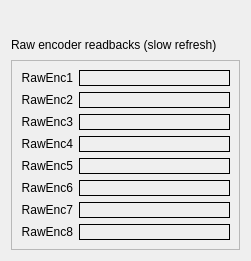
<?xml version="1.0" encoding="UTF-8"?>
<ui version="4.0">
 <class>Frame</class>
 <widget class="QFrame" name="Frame">
  <property name="geometry">
   <rect>
    <x>0</x>
    <y>0</y>
    <width>251</width>
    <height>261</height>
   </rect>
  </property>
  <property name="windowTitle">
   <string>Frame</string>
  </property>
  <layout class="QVBoxLayout" name="verticalLayout">
   <item>
    <layout class="QVBoxLayout" name="verticalLayout_2">
     <item>
      <widget class="QELabel" name="rbv_4">
       <property name="sizePolicy">
        <sizepolicy hsizetype="Preferred" vsizetype="Preferred">
         <horstretch>0</horstretch>
         <verstretch>0</verstretch>
        </sizepolicy>
       </property>
       <property name="minimumSize">
        <size>
         <width>100</width>
         <height>16</height>
        </size>
       </property>
       <property name="toolTip">
        <string>Readback</string>
       </property>
       <property name="autoFillBackground">
        <bool>true</bool>
       </property>
       <property name="variable" stdset="0">
        <string>$(PBRICK):NAME</string>
       </property>
       <property name="variableAsToolTip">
        <bool>false</bool>
       </property>
       <property name="styleSheet">
        <string notr="true"/>
       </property>
      </widget>
     </item>
     <item>
      <widget class="QLabel" name="label">
       <property name="text">
        <string>Raw encoder readbacks (slow refresh)</string>
       </property>
       <property name="wordWrap">
        <bool>false</bool>
       </property>
      </widget>
     </item>
    </layout>
   </item>
   <item>
    <widget class="QFrame" name="frame">
     <property name="frameShape">
      <enum>QFrame::StyledPanel</enum>
     </property>
     <property name="frameShadow">
      <enum>QFrame::Raised</enum>
     </property>
     <layout class="QFormLayout" name="formLayout">
      <item row="0" column="0">
       <widget class="QLabel" name="label_1">
        <property name="text">
         <string>RawEnc1</string>
        </property>
        <property name="alignment">
         <set>Qt::AlignRight|Qt::AlignTrailing|Qt::AlignVCenter</set>
        </property>
       </widget>
      </item>
      <item row="0" column="1">
       <widget class="QELabel" name="raw_enc_1">
        <property name="sizePolicy">
         <sizepolicy hsizetype="Preferred" vsizetype="Preferred">
          <horstretch>0</horstretch>
          <verstretch>0</verstretch>
         </sizepolicy>
        </property>
        <property name="minimumSize">
         <size>
          <width>100</width>
          <height>16</height>
         </size>
        </property>
        <property name="toolTip">
         <string>Readback</string>
        </property>
        <property name="autoFillBackground">
         <bool>true</bool>
        </property>
        <property name="frameShape">
         <enum>QFrame::Box</enum>
        </property>
        <property name="alignment">
         <set>Qt::AlignRight|Qt::AlignTrailing|Qt::AlignVCenter</set>
        </property>
        <property name="indent">
         <number>6</number>
        </property>
        <property name="variable" stdset="0">
         <string>$(PBRICK):RawEnc1</string>
        </property>
        <property name="styleSheet">
         <string notr="true"/>
        </property>
       </widget>
      </item>
      <item row="1" column="0">
       <widget class="QLabel" name="label_2">
        <property name="text">
         <string>RawEnc2</string>
        </property>
        <property name="alignment">
         <set>Qt::AlignRight|Qt::AlignTrailing|Qt::AlignVCenter</set>
        </property>
       </widget>
      </item>
      <item row="1" column="1">
       <widget class="QELabel" name="raw_enc_2">
        <property name="sizePolicy">
         <sizepolicy hsizetype="Preferred" vsizetype="Preferred">
          <horstretch>0</horstretch>
          <verstretch>0</verstretch>
         </sizepolicy>
        </property>
        <property name="minimumSize">
         <size>
          <width>100</width>
          <height>16</height>
         </size>
        </property>
        <property name="toolTip">
         <string>Readback</string>
        </property>
        <property name="autoFillBackground">
         <bool>true</bool>
        </property>
        <property name="frameShape">
         <enum>QFrame::Box</enum>
        </property>
        <property name="alignment">
         <set>Qt::AlignRight|Qt::AlignTrailing|Qt::AlignVCenter</set>
        </property>
        <property name="indent">
         <number>6</number>
        </property>
        <property name="variable" stdset="0">
         <string>$(PBRICK):RawEnc2</string>
        </property>
        <property name="styleSheet">
         <string notr="true"/>
        </property>
       </widget>
      </item>
      <item row="2" column="0">
       <widget class="QLabel" name="label_3">
        <property name="text">
         <string>RawEnc3</string>
        </property>
        <property name="alignment">
         <set>Qt::AlignRight|Qt::AlignTrailing|Qt::AlignVCenter</set>
        </property>
       </widget>
      </item>
      <item row="2" column="1">
       <widget class="QELabel" name="raw_enc_3">
        <property name="sizePolicy">
         <sizepolicy hsizetype="Preferred" vsizetype="Preferred">
          <horstretch>0</horstretch>
          <verstretch>0</verstretch>
         </sizepolicy>
        </property>
        <property name="minimumSize">
         <size>
          <width>100</width>
          <height>16</height>
         </size>
        </property>
        <property name="toolTip">
         <string>Readback</string>
        </property>
        <property name="autoFillBackground">
         <bool>true</bool>
        </property>
        <property name="frameShape">
         <enum>QFrame::Box</enum>
        </property>
        <property name="alignment">
         <set>Qt::AlignRight|Qt::AlignTrailing|Qt::AlignVCenter</set>
        </property>
        <property name="indent">
         <number>6</number>
        </property>
        <property name="variable" stdset="0">
         <string>$(PBRICK):RawEnc3</string>
        </property>
        <property name="styleSheet">
         <string notr="true"/>
        </property>
       </widget>
      </item>
      <item row="3" column="0">
       <widget class="QLabel" name="label_4">
        <property name="text">
         <string>RawEnc4</string>
        </property>
        <property name="alignment">
         <set>Qt::AlignRight|Qt::AlignTrailing|Qt::AlignVCenter</set>
        </property>
       </widget>
      </item>
      <item row="3" column="1">
       <widget class="QELabel" name="raw_enc_4">
        <property name="sizePolicy">
         <sizepolicy hsizetype="Preferred" vsizetype="Preferred">
          <horstretch>0</horstretch>
          <verstretch>0</verstretch>
         </sizepolicy>
        </property>
        <property name="minimumSize">
         <size>
          <width>100</width>
          <height>16</height>
         </size>
        </property>
        <property name="toolTip">
         <string>Readback</string>
        </property>
        <property name="autoFillBackground">
         <bool>true</bool>
        </property>
        <property name="frameShape">
         <enum>QFrame::Box</enum>
        </property>
        <property name="alignment">
         <set>Qt::AlignRight|Qt::AlignTrailing|Qt::AlignVCenter</set>
        </property>
        <property name="indent">
         <number>6</number>
        </property>
        <property name="variable" stdset="0">
         <string>$(PBRICK):RawEnc4</string>
        </property>
        <property name="styleSheet">
         <string notr="true"/>
        </property>
       </widget>
      </item>
      <item row="4" column="0">
       <widget class="QLabel" name="label_5">
        <property name="text">
         <string>RawEnc5</string>
        </property>
        <property name="alignment">
         <set>Qt::AlignRight|Qt::AlignTrailing|Qt::AlignVCenter</set>
        </property>
       </widget>
      </item>
      <item row="5" column="0">
       <widget class="QLabel" name="label_6">
        <property name="text">
         <string>RawEnc6</string>
        </property>
        <property name="alignment">
         <set>Qt::AlignRight|Qt::AlignTrailing|Qt::AlignVCenter</set>
        </property>
       </widget>
      </item>
      <item row="6" column="0">
       <widget class="QLabel" name="label_7">
        <property name="text">
         <string>RawEnc7</string>
        </property>
        <property name="alignment">
         <set>Qt::AlignRight|Qt::AlignTrailing|Qt::AlignVCenter</set>
        </property>
       </widget>
      </item>
      <item row="7" column="0">
       <widget class="QLabel" name="label_8">
        <property name="text">
         <string>RawEnc8</string>
        </property>
        <property name="alignment">
         <set>Qt::AlignRight|Qt::AlignTrailing|Qt::AlignVCenter</set>
        </property>
       </widget>
      </item>
      <item row="4" column="1">
       <widget class="QELabel" name="raw_enc_5">
        <property name="sizePolicy">
         <sizepolicy hsizetype="Preferred" vsizetype="Preferred">
          <horstretch>0</horstretch>
          <verstretch>0</verstretch>
         </sizepolicy>
        </property>
        <property name="minimumSize">
         <size>
          <width>100</width>
          <height>16</height>
         </size>
        </property>
        <property name="toolTip">
         <string>Readback</string>
        </property>
        <property name="autoFillBackground">
         <bool>true</bool>
        </property>
        <property name="frameShape">
         <enum>QFrame::Box</enum>
        </property>
        <property name="alignment">
         <set>Qt::AlignRight|Qt::AlignTrailing|Qt::AlignVCenter</set>
        </property>
        <property name="indent">
         <number>6</number>
        </property>
        <property name="variable" stdset="0">
         <string>$(PBRICK):RawEnc5</string>
        </property>
        <property name="styleSheet">
         <string notr="true"/>
        </property>
       </widget>
      </item>
      <item row="5" column="1">
       <widget class="QELabel" name="raw_enc_6">
        <property name="sizePolicy">
         <sizepolicy hsizetype="Preferred" vsizetype="Preferred">
          <horstretch>0</horstretch>
          <verstretch>0</verstretch>
         </sizepolicy>
        </property>
        <property name="minimumSize">
         <size>
          <width>100</width>
          <height>16</height>
         </size>
        </property>
        <property name="toolTip">
         <string>Readback</string>
        </property>
        <property name="autoFillBackground">
         <bool>true</bool>
        </property>
        <property name="frameShape">
         <enum>QFrame::Box</enum>
        </property>
        <property name="alignment">
         <set>Qt::AlignRight|Qt::AlignTrailing|Qt::AlignVCenter</set>
        </property>
        <property name="indent">
         <number>6</number>
        </property>
        <property name="variable" stdset="0">
         <string>$(PBRICK):RawEnc6</string>
        </property>
        <property name="styleSheet">
         <string notr="true"/>
        </property>
       </widget>
      </item>
      <item row="6" column="1">
       <widget class="QELabel" name="raw_enc_7">
        <property name="sizePolicy">
         <sizepolicy hsizetype="Preferred" vsizetype="Preferred">
          <horstretch>0</horstretch>
          <verstretch>0</verstretch>
         </sizepolicy>
        </property>
        <property name="minimumSize">
         <size>
          <width>100</width>
          <height>16</height>
         </size>
        </property>
        <property name="toolTip">
         <string>Readback</string>
        </property>
        <property name="autoFillBackground">
         <bool>true</bool>
        </property>
        <property name="frameShape">
         <enum>QFrame::Box</enum>
        </property>
        <property name="alignment">
         <set>Qt::AlignRight|Qt::AlignTrailing|Qt::AlignVCenter</set>
        </property>
        <property name="indent">
         <number>6</number>
        </property>
        <property name="variable" stdset="0">
         <string>$(PBRICK):RawEnc7</string>
        </property>
        <property name="styleSheet">
         <string notr="true"/>
        </property>
       </widget>
      </item>
      <item row="7" column="1">
       <widget class="QELabel" name="raw_enc_8">
        <property name="sizePolicy">
         <sizepolicy hsizetype="Preferred" vsizetype="Preferred">
          <horstretch>0</horstretch>
          <verstretch>0</verstretch>
         </sizepolicy>
        </property>
        <property name="minimumSize">
         <size>
          <width>100</width>
          <height>16</height>
         </size>
        </property>
        <property name="toolTip">
         <string>Readback</string>
        </property>
        <property name="autoFillBackground">
         <bool>true</bool>
        </property>
        <property name="frameShape">
         <enum>QFrame::Box</enum>
        </property>
        <property name="alignment">
         <set>Qt::AlignRight|Qt::AlignTrailing|Qt::AlignVCenter</set>
        </property>
        <property name="indent">
         <number>6</number>
        </property>
        <property name="variable" stdset="0">
         <string>$(PBRICK):RawEnc8</string>
        </property>
        <property name="styleSheet">
         <string notr="true"/>
        </property>
       </widget>
      </item>
     </layout>
    </widget>
   </item>
  </layout>
 </widget>
 <customwidgets>
  <customwidget>
   <class>QELabel</class>
   <extends>QLabel</extends>
   <header>QELabel.h</header>
  </customwidget>
 </customwidgets>
 <resources/>
 <connections/>
</ui>
